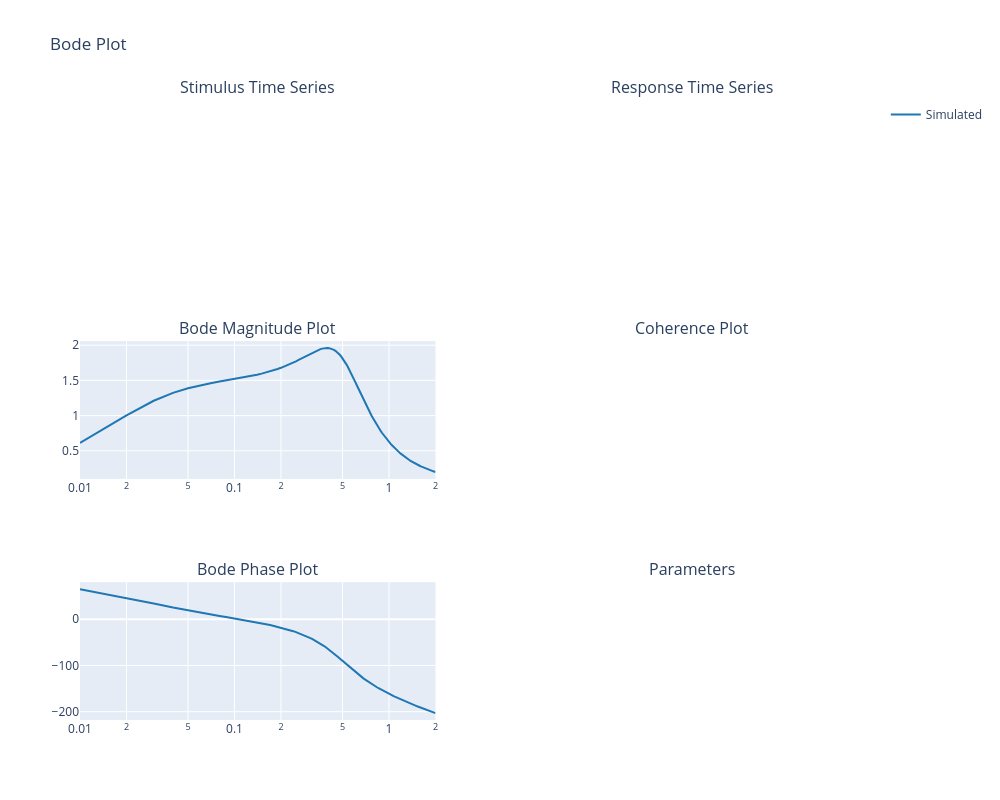

The notebook cell saved with this chart:
### Code cell
model.simulate_FD()
figure = model.plot()

### Figure 1 — Plotly figure (JSON) as saved in the notebook; plotly's stock layout.template omitted (floating-point values rounded to 4 significant figures; data arrays with more than 128 entries replaced by an {"elided": "..."} marker saying what was removed)
{"data": [{"line": {"color": "#1f77b4"}, "mode": "lines", "name": "Simulated", "showlegend": true, "type": "scatter", "x": {"elided": "200 float values"}, "xaxis": "x3", "y": {"elided": "200 float values"}, "yaxis": "y3"}, {"line": {"color": "#1f77b4"}, "mode": "lines", "showlegend": false, "type": "scatter", "x": {"elided": "200 float values"}, "xaxis": "x5", "y": {"elided": "200 float values"}, "yaxis": "y5"}], "layout": {"annotations": [{"font": {"size": 16}, "showarrow": false, "text": "Stimulus Time Series", "x": 0.225, "xanchor": "center", "xref": "paper", "y": 1, "yanchor": "bottom", "yref": "paper"}, {"font": {"size": 16}, "showarrow": false, "text": "Response Time Series", "x": 0.775, "xanchor": "center", "xref": "paper", "y": 1, "yanchor": "bottom", "yref": "paper"}, {"font": {"size": 16}, "showarrow": false, "text": "Bode Magnitude Plot", "x": 0.225, "xanchor": "center", "xref": "paper", "y": 0.6111, "yanchor": "bottom", "yref": "paper"}, {"font": {"size": 16}, "showarrow": false, "text": "Coherence Plot", "x": 0.775, "xanchor": "center", "xref": "paper", "y": 0.6111, "yanchor": "bottom", "yref": "paper"}, {"font": {"size": 16}, "showarrow": false, "text": "Bode Phase Plot", "x": 0.225, "xanchor": "center", "xref": "paper", "y": 0.2222, "yanchor": "bottom", "yref": "paper"}, {"font": {"size": 16}, "showarrow": false, "text": "Parameters", "x": 0.775, "xanchor": "center", "xref": "paper", "y": 0.2222, "yanchor": "bottom", "yref": "paper"}], "height": 800, "title": {"text": "Bode Plot"}, "width": 1000, "xaxis": {"anchor": "y", "domain": [0, 0.45]}, "xaxis2": {"anchor": "y2", "domain": [0.55, 1]}, "xaxis3": {"anchor": "y3", "domain": [0, 0.45], "type": "log"}, "xaxis4": {"anchor": "y4", "domain": [0.55, 1]}, "xaxis5": {"anchor": "y5", "domain": [0, 0.45], "type": "log"}, "yaxis": {"anchor": "x", "domain": [0.7778, 1]}, "yaxis2": {"anchor": "x2", "domain": [0.7778, 1]}, "yaxis3": {"anchor": "x3", "domain": [0.3889, 0.6111]}, "yaxis4": {"anchor": "x4", "domain": [0.3889, 0.6111]}, "yaxis5": {"anchor": "x5", "domain": [0, 0.2222]}}}
